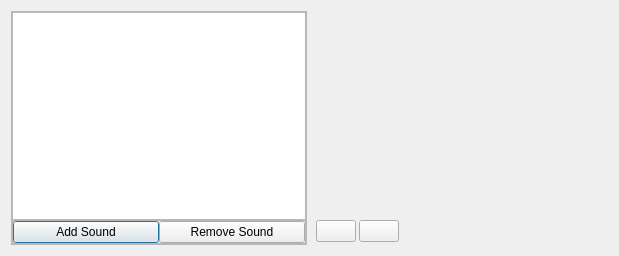
<?xml version="1.0" encoding="UTF-8"?>
<ui version="4.0">
 <class>SoundComponentEditor</class>
 <widget class="QDialog" name="SoundComponentEditor">
  <property name="geometry">
   <rect>
    <x>0</x>
    <y>0</y>
    <width>619</width>
    <height>256</height>
   </rect>
  </property>
  <property name="sizePolicy">
   <sizepolicy hsizetype="Minimum" vsizetype="Minimum">
    <horstretch>0</horstretch>
    <verstretch>0</verstretch>
   </sizepolicy>
  </property>
  <property name="windowTitle">
   <string>SoundComponent Editor</string>
  </property>
  <layout class="QHBoxLayout" name="horizontalLayout">
   <item>
    <widget class="QFrame" name="frame_3">
     <property name="frameShape">
      <enum>QFrame::StyledPanel</enum>
     </property>
     <property name="frameShadow">
      <enum>QFrame::Raised</enum>
     </property>
     <layout class="QVBoxLayout" name="verticalLayout_2">
      <property name="spacing">
       <number>0</number>
      </property>
      <property name="margin">
       <number>0</number>
      </property>
      <item>
       <widget class="QListWidget" name="listWidget"/>
      </item>
      <item>
       <widget class="QFrame" name="frame_4">
        <property name="frameShape">
         <enum>QFrame::StyledPanel</enum>
        </property>
        <property name="frameShadow">
         <enum>QFrame::Raised</enum>
        </property>
        <layout class="QHBoxLayout" name="horizontalLayout_3">
         <property name="spacing">
          <number>0</number>
         </property>
         <property name="margin">
          <number>0</number>
         </property>
         <item>
          <widget class="QPushButton" name="addEventBut">
           <property name="text">
            <string>Add Sound</string>
           </property>
          </widget>
         </item>
         <item>
          <widget class="QPushButton" name="removeEventBut">
           <property name="text">
            <string>Remove Sound</string>
           </property>
          </widget>
         </item>
        </layout>
       </widget>
      </item>
     </layout>
    </widget>
   </item>
   <item>
    <widget class="QFrame" name="frame">
     <property name="minimumSize">
      <size>
       <width>200</width>
       <height>0</height>
      </size>
     </property>
     <layout class="QVBoxLayout" name="verticalLayout">
      <property name="spacing">
       <number>0</number>
      </property>
      <property name="margin">
       <number>0</number>
      </property>
      <item>
       <widget class="QLabel" name="eventNameLabel">
        <property name="text">
         <string/>
        </property>
        <property name="alignment">
         <set>Qt::AlignCenter</set>
        </property>
       </widget>
      </item>
      <item>
       <widget class="QFrame" name="paramsFrame">
        <property name="frameShape">
         <enum>QFrame::NoFrame</enum>
        </property>
        <property name="frameShadow">
         <enum>QFrame::Raised</enum>
        </property>
        <layout class="QGridLayout" name="gridLayout">
         <property name="margin">
          <number>6</number>
         </property>
         <property name="spacing">
          <number>3</number>
         </property>
        </layout>
       </widget>
      </item>
      <item>
       <spacer name="verticalSpacer">
        <property name="orientation">
         <enum>Qt::Vertical</enum>
        </property>
        <property name="sizeHint" stdset="0">
         <size>
          <width>20</width>
          <height>40</height>
         </size>
        </property>
       </spacer>
      </item>
      <item>
       <widget class="QFrame" name="frame_2">
        <property name="frameShape">
         <enum>QFrame::NoFrame</enum>
        </property>
        <property name="frameShadow">
         <enum>QFrame::Raised</enum>
        </property>
        <layout class="QHBoxLayout" name="horizontalLayout_2">
         <property name="spacing">
          <number>3</number>
         </property>
         <property name="margin">
          <number>3</number>
         </property>
         <item>
          <widget class="QPushButton" name="playButton">
           <property name="text">
            <string/>
           </property>
          </widget>
         </item>
         <item>
          <widget class="QPushButton" name="stopButton">
           <property name="text">
            <string/>
           </property>
          </widget>
         </item>
         <item>
          <spacer name="horizontalSpacer">
           <property name="orientation">
            <enum>Qt::Horizontal</enum>
           </property>
           <property name="sizeHint" stdset="0">
            <size>
             <width>40</width>
             <height>20</height>
            </size>
           </property>
          </spacer>
         </item>
        </layout>
       </widget>
      </item>
     </layout>
    </widget>
   </item>
  </layout>
 </widget>
 <resources/>
 <connections/>
</ui>
